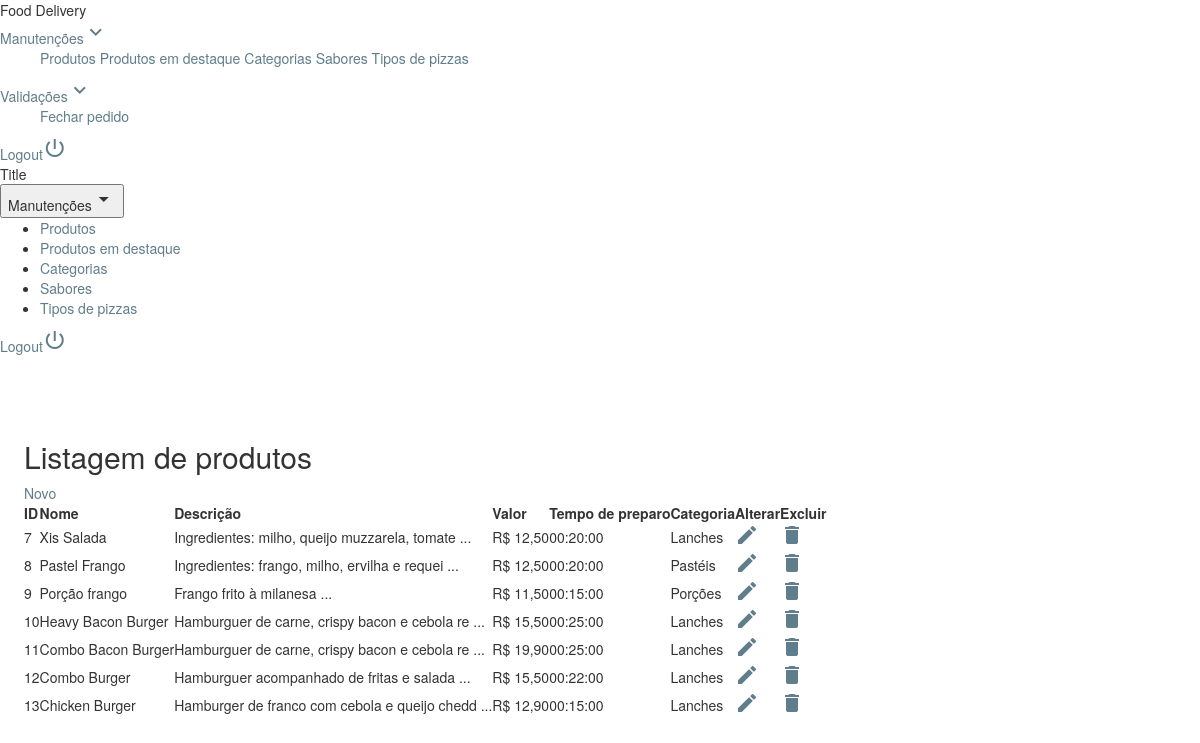
The app's page /admin/protected/administrador/index.php?ctrl=produto (signed in) with its own data.
### tables this page shows
CREATE TABLE `produto` (
  `idProduto` int(11) NOT NULL,
  `nome` varchar(20) NOT NULL,
  `descricao` varchar(200) NOT NULL,
  `tempoPreparo` time NOT NULL,
  `valor` float NOT NULL,
  `idCategoria` int(11) NOT NULL,
  `imagem` varchar(36) NOT NULL
);

CREATE TABLE `categoria` (
  `idCategoria` int(11) NOT NULL,
  `nome` varchar(15) NOT NULL,
  `descricao` varchar(100) NOT NULL
);

### admin/protected/controller/produto.php (called while the page is built, shortened)
<?php
require SERVER_ROOT.'admin/protected/model/produtoModel.php';
class Produto {
    private $model;
    function __construct() {
        $this->model = new ProdutoModel();
    }
    public function index() {
        $dados = $this->model->buscarTodos();
       require SERVER_ROOT.'admin/protected/view/produto/listar.php';
    }
}

### admin/protected/libs/conexao.php (called while the page is built, shortened)
<?php
class Conexao {
    public function estabeleceConexao() {
        try {
            $this->bd = new PDO(
                    BD_TIPO.':host='.BD_HOST.';dbname='.BD_NOME,
                    BD_USUARIO,
                    BD_SENHA
                );
        } catch (PDOException $exc) {
            echo '<script>window.alert("Houve um problema com a conexão ao banco de dados!\nEntre em contato com o administrador do sistema!");</script>';
            exit;
        }
    }
}

### admin/protected/model/produtoModel.php (called while the page is built, shortened)
<?php
class ProdutoModel extends Conexao {
    public function buscarTodos() {
        $select = "SELECT p.*, c.nome as categoria FROM produto p"
                . " INNER JOIN categoria c ON c.idCategoria=p.idCategoria ";
        $query = $this->bd->query($select);
        if (is_bool($query)) {
            return false;
        } else {
            return $query->fetchAll();
        }
    }
}

### admin/protected/view/produto/listar.php (the view)
<h2>Listagem de produtos</h2>
<div class="mdl-layout-spacer" style="display: inline">
    <a class="mdl-button mdl-js-button mdl-button--raised mdl-button--colored"
       href="index.php?ctrl=produto&acao=novo">Novo</a>
</div><br/>
<table id="tabela" class="mdl-data-table mdl-js-data-table mdl-shadow--3dp">
    <thead>
    <th>ID</th>
    <th>Nome</th>
    <th>Descrição</th>
    <th>Valor</th>
    <th>Tempo de preparo</th>
    <th>Categoria</th>
    <th>Alterar</th>
    <th>Excluir</th>
</thead>
<tbody>
    <?php if ($dados == false) { ?>
        <tr>
            <td colspan="8" style="text-align: center">Nenhum resultado encontrado</td>
        </tr>
        <?php
    } else {
        foreach ($dados as $item) {
            $id = $item['idProduto'];
            ?>
            <tr>
                <td><?php echo $id ?></td>
                <td class="mdl-data-table__cell--non-numeric"><?php echo $item['nome'] ?></td>
                <td class="mdl-data-table__cell--non-numeric"><?php echo substr($item['descricao'], 0, 45) . " ..."; ?></td>
                <td>R$ <?php echo number_format($item['valor'], 2, ',', ' '); ?></td>
                <td><?php echo $item['tempoPreparo'] ?></td>
                <td><?php echo $item['categoria'] ?></td>
                <td>
                    <a href="index.php?ctrl=produto&acao=buscar&id=<?php echo $id ?>">
                        <i class="material-icons">edit</i>
                    </a>
                </td>
                <td>
                    <a href="index.php?ctrl=produto&acao=excluir&id=<?php echo $id ?>"
                       onclick="return confirm('Deseja excluir este registro?')">
                        <i class="material-icons">delete</i>
                    </a>
                </td>
            </tr>
            <?php
        }
    }
    ?>
</tbody>
</table>

### admin/estilo.css (style rules this page uses)
.mdl-data-table { border-radius: 5px; }
a { color: rgb(96, 125, 139); }

### admin/protected/administrador/index.php (style rules this page uses)
a { text-decoration: none !important; }

### records on screen
produto: idProduto "7", nome "Xis Salada", descricao "Ingredientes: milho, queijo muzzarela, tomate", valor "12,50", tempoPreparo "00:20:00", idCategoria.nome "Lanches"
produto: idProduto "8", nome "Pastel Frango", descricao "Ingredientes: frango, milho, ervilha e requei", valor "12,50", tempoPreparo "00:20:00", idCategoria.nome "Pastéis"
produto: idProduto "9", nome "Porção frango", descricao "Frango frito à milanesa", valor "11,50", tempoPreparo "00:15:00", idCategoria.nome "Porções"
produto: idProduto "10", nome "Heavy Bacon Burger", descricao "Hamburguer de carne, crispy bacon e cebola re", valor "15,50", tempoPreparo "00:25:00", idCategoria.nome "Lanches"
produto: idProduto "11", nome "Combo Bacon Burger", descricao "Hamburguer de carne, crispy bacon e cebola re", valor "19,90", tempoPreparo "00:25:00", idCategoria.nome "Lanches"
produto: idProduto "12", nome "Combo Burger", descricao "Hamburguer acompanhado de fritas e salada", valor "15,50", tempoPreparo "00:22:00", idCategoria.nome "Lanches"
produto: idProduto "13", nome "Chicken Burger", descricao "Hamburger de franco com cebola e queijo chedd", valor "12,90", tempoPreparo "00:15:00", idCategoria.nome "Lanches"
